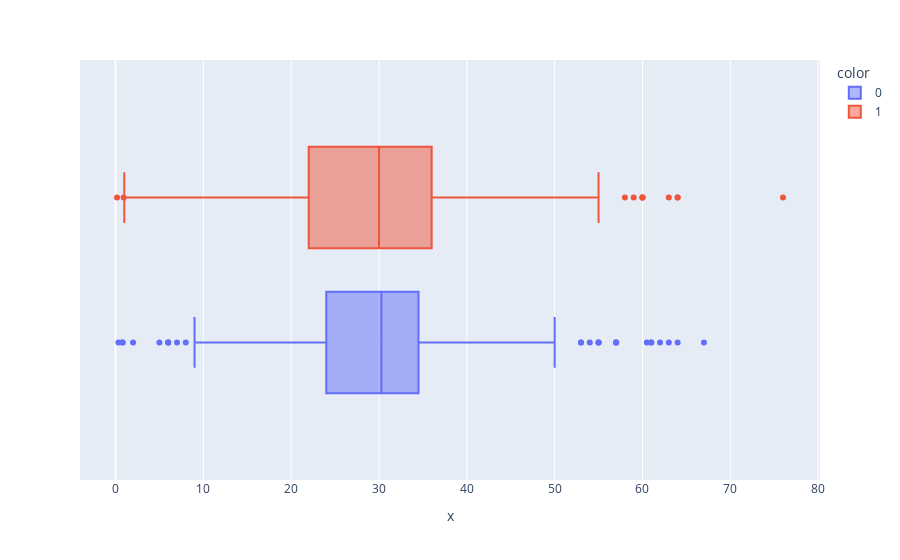

Write notebook code for a chart like this one.
### Code cell
px.box(titanic_data['Sex'],titanic_data['Age'],color=titanic_data['Survived'])

### Figure 1 — Plotly figure (JSON) as saved in the notebook; plotly's stock layout.template omitted (floating-point values rounded to 4 significant figures; data arrays with more than 128 entries replaced by an {"elided": "..."} marker saying what was removed)
{"data": [{"alignmentgroup": "True", "hovertemplate": "color=0<br>x=%{x}<extra></extra>", "legendgroup": "0", "marker": {"color": "#636efa"}, "name": "0", "notched": false, "offsetgroup": "0", "orientation": "h", "showlegend": true, "type": "box", "x": {"elided": "266 float values"}, "x0": " ", "xaxis": "x", "y0": " ", "yaxis": "y"}, {"alignmentgroup": "True", "hovertemplate": "color=1<br>x=%{x}<extra></extra>", "legendgroup": "1", "marker": {"color": "#EF553B"}, "name": "1", "notched": false, "offsetgroup": "1", "orientation": "h", "showlegend": true, "type": "box", "x": {"elided": "152 float values"}, "x0": " ", "xaxis": "x", "y0": " ", "yaxis": "y"}], "layout": {"boxmode": "group", "legend": {"title": {"text": "color"}, "tracegroupgap": 0}, "margin": {"t": 60}, "xaxis": {"anchor": "y", "domain": [0, 1], "title": {"text": "x"}}, "yaxis": {"anchor": "x", "domain": [0, 1]}}}
